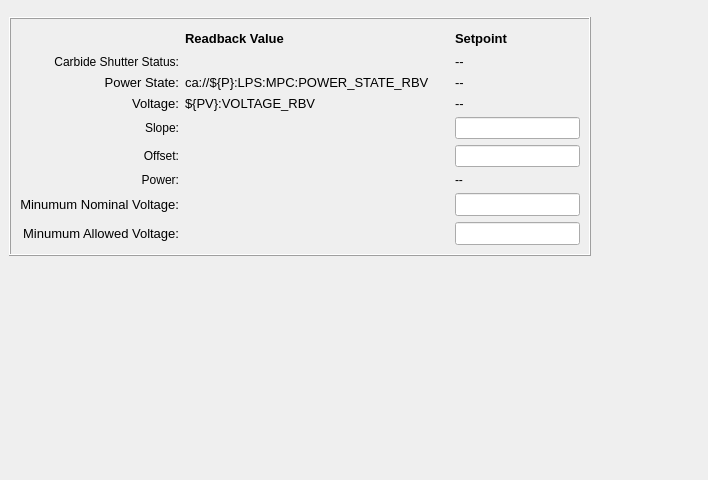
<?xml version="1.0" encoding="UTF-8"?>
<ui version="4.0">
 <class>Form</class>
 <widget class="QWidget" name="Form">
  <property name="geometry">
   <rect>
    <x>0</x>
    <y>0</y>
    <width>708</width>
    <height>480</height>
   </rect>
  </property>
  <property name="minimumSize">
   <size>
    <width>640</width>
    <height>480</height>
   </size>
  </property>
  <property name="windowTitle">
   <string>Form</string>
  </property>
  <layout class="QVBoxLayout" name="verticalLayout">
   <property name="leftMargin">
    <number>0</number>
   </property>
   <property name="rightMargin">
    <number>0</number>
   </property>
   <item>
    <widget class="PyDMEmbeddedDisplay" name="PyDMEmbeddedDisplay">
     <property name="sizePolicy">
      <sizepolicy hsizetype="Expanding" vsizetype="Fixed">
       <horstretch>0</horstretch>
       <verstretch>0</verstretch>
      </sizepolicy>
     </property>
     <property name="maximumSize">
      <size>
       <width>16777215</width>
       <height>30</height>
      </size>
     </property>
     <property name="toolTip">
      <string/>
     </property>
     <property name="frameShape">
      <enum>QFrame::NoFrame</enum>
     </property>
     <property name="macros" stdset="0">
      <string>{&quot;TITLE&quot;:&quot;Laser Expert: ${DEVICE}&quot;}</string>
     </property>
     <property name="filename" stdset="0">
      <string>./widgets/header.ui</string>
     </property>
    </widget>
   </item>
   <item>
    <layout class="QHBoxLayout" name="horizontalLayout">
     <property name="leftMargin">
      <number>9</number>
     </property>
     <property name="rightMargin">
      <number>9</number>
     </property>
     <item>
      <widget class="QFrame" name="frame">
       <property name="frameShape">
        <enum>QFrame::Box</enum>
       </property>
       <property name="frameShadow">
        <enum>QFrame::Raised</enum>
       </property>
       <layout class="QGridLayout" name="gridLayout">
        <item row="1" column="0">
         <widget class="PyDMLabel" name="PyDMLabel_10">
          <property name="toolTip">
           <string/>
          </property>
          <property name="text">
           <string>Carbide Shutter Status:</string>
          </property>
          <property name="alignment">
           <set>Qt::AlignRight|Qt::AlignTrailing|Qt::AlignVCenter</set>
          </property>
         </widget>
        </item>
        <item row="6" column="0">
         <widget class="PyDMLabel" name="PyDMLabel_18">
          <property name="toolTip">
           <string/>
          </property>
          <property name="text">
           <string>Power:</string>
          </property>
          <property name="alignment">
           <set>Qt::AlignRight|Qt::AlignTrailing|Qt::AlignVCenter</set>
          </property>
         </widget>
        </item>
        <item row="1" column="3">
         <widget class="PyDMLabel" name="PyDMLabel_12">
          <property name="font">
           <font>
            <pointsize>10</pointsize>
           </font>
          </property>
          <property name="toolTip">
           <string/>
          </property>
          <property name="text">
           <string>--</string>
          </property>
         </widget>
        </item>
        <item row="2" column="0">
         <widget class="PyDMLabel" name="PyDMLabel_13">
          <property name="font">
           <font>
            <pointsize>10</pointsize>
           </font>
          </property>
          <property name="toolTip">
           <string/>
          </property>
          <property name="text">
           <string>Power State:</string>
          </property>
          <property name="alignment">
           <set>Qt::AlignRight|Qt::AlignTrailing|Qt::AlignVCenter</set>
          </property>
         </widget>
        </item>
        <item row="8" column="1">
         <widget class="PyDMLabel" name="PyDMLabel_6">
          <property name="font">
           <font>
            <pointsize>10</pointsize>
           </font>
          </property>
          <property name="toolTip">
           <string/>
          </property>
          <property name="showUnits" stdset="0">
           <bool>true</bool>
          </property>
          <property name="channel" stdset="0">
           <string>${PV}:MIN_VOLTAGE_RBV</string>
          </property>
         </widget>
        </item>
        <item row="1" column="1">
         <widget class="PyDMLabel" name="PyDMLabel_11">
          <property name="font">
           <font>
            <pointsize>10</pointsize>
           </font>
          </property>
          <property name="toolTip">
           <string/>
          </property>
          <property name="alarmSensitiveContent" stdset="0">
           <bool>false</bool>
          </property>
          <property name="channel" stdset="0">
           <string>ca://${P}:LPS:CARBIDE_SHUTTER:ENABLE_RBV</string>
          </property>
         </widget>
        </item>
        <item row="6" column="3">
         <widget class="PyDMLabel" name="PyDMLabel_22">
          <property name="toolTip">
           <string/>
          </property>
          <property name="text">
           <string>--</string>
          </property>
         </widget>
        </item>
        <item row="7" column="1">
         <widget class="PyDMLabel" name="PyDMLabel_3">
          <property name="font">
           <font>
            <pointsize>10</pointsize>
           </font>
          </property>
          <property name="toolTip">
           <string/>
          </property>
          <property name="showUnits" stdset="0">
           <bool>true</bool>
          </property>
          <property name="channel" stdset="0">
           <string>${PV}:MIN_NOMINAL_VOLTAGE_RBV</string>
          </property>
         </widget>
        </item>
        <item row="0" column="2">
         <spacer name="horizontalSpacer">
          <property name="orientation">
           <enum>Qt::Horizontal</enum>
          </property>
          <property name="sizeType">
           <enum>QSizePolicy::Fixed</enum>
          </property>
          <property name="sizeHint" stdset="0">
           <size>
            <width>20</width>
            <height>20</height>
           </size>
          </property>
         </spacer>
        </item>
        <item row="5" column="1">
         <widget class="PyDMLabel" name="PyDMLabel_20">
          <property name="toolTip">
           <string/>
          </property>
          <property name="channel" stdset="0">
           <string>${PV}:SCALED_PWR_RBV.AOFF</string>
          </property>
         </widget>
        </item>
        <item row="2" column="1">
         <widget class="PyDMLabel" name="PyDMLabel_14">
          <property name="font">
           <font>
            <pointsize>10</pointsize>
           </font>
          </property>
          <property name="toolTip">
           <string/>
          </property>
          <property name="text">
           <string>ca://${P}:LPS:MPC:POWER_STATE_RBV</string>
          </property>
          <property name="channel" stdset="0">
           <string>ca://${P}:LPS:MPC:POWER_STATE_RBV</string>
          </property>
         </widget>
        </item>
        <item row="8" column="3">
         <widget class="PyDMLineEdit" name="PyDMLineEdit_2">
          <property name="sizePolicy">
           <sizepolicy hsizetype="Fixed" vsizetype="Fixed">
            <horstretch>0</horstretch>
            <verstretch>0</verstretch>
           </sizepolicy>
          </property>
          <property name="font">
           <font>
            <pointsize>10</pointsize>
           </font>
          </property>
          <property name="toolTip">
           <string/>
          </property>
          <property name="showUnits" stdset="0">
           <bool>true</bool>
          </property>
          <property name="channel" stdset="0">
           <string>${PV}:MIN_VOLTAGE</string>
          </property>
         </widget>
        </item>
        <item row="5" column="0">
         <widget class="PyDMLabel" name="PyDMLabel_17">
          <property name="toolTip">
           <string/>
          </property>
          <property name="text">
           <string>Offset:</string>
          </property>
          <property name="alignment">
           <set>Qt::AlignRight|Qt::AlignTrailing|Qt::AlignVCenter</set>
          </property>
         </widget>
        </item>
        <item row="4" column="1">
         <widget class="PyDMLabel" name="PyDMLabel_19">
          <property name="toolTip">
           <string/>
          </property>
          <property name="channel" stdset="0">
           <string>${PV}:SCALED_PWR_RBV.ASLO</string>
          </property>
         </widget>
        </item>
        <item row="3" column="1">
         <widget class="PyDMLabel" name="PyDMLabel_8">
          <property name="font">
           <font>
            <pointsize>10</pointsize>
           </font>
          </property>
          <property name="toolTip">
           <string/>
          </property>
          <property name="text">
           <string>${PV}:VOLTAGE_RBV</string>
          </property>
          <property name="precision" stdset="0">
           <number>0</number>
          </property>
          <property name="showUnits" stdset="0">
           <bool>true</bool>
          </property>
          <property name="precisionFromPV" stdset="0">
           <bool>true</bool>
          </property>
          <property name="alarmSensitiveContent" stdset="0">
           <bool>false</bool>
          </property>
          <property name="channel" stdset="0">
           <string>${PV}:VOLTAGE_RBV</string>
          </property>
         </widget>
        </item>
        <item row="0" column="3">
         <widget class="PyDMLabel" name="PyDMLabel_5">
          <property name="font">
           <font>
            <pointsize>10</pointsize>
            <weight>75</weight>
            <bold>true</bold>
           </font>
          </property>
          <property name="toolTip">
           <string/>
          </property>
          <property name="text">
           <string>Setpoint</string>
          </property>
         </widget>
        </item>
        <item row="3" column="0">
         <widget class="PyDMLabel" name="PyDMLabel_7">
          <property name="font">
           <font>
            <pointsize>10</pointsize>
           </font>
          </property>
          <property name="toolTip">
           <string/>
          </property>
          <property name="text">
           <string>Voltage:</string>
          </property>
          <property name="alignment">
           <set>Qt::AlignRight|Qt::AlignTrailing|Qt::AlignVCenter</set>
          </property>
         </widget>
        </item>
        <item row="2" column="3">
         <widget class="PyDMLabel" name="PyDMLabel_15">
          <property name="font">
           <font>
            <pointsize>10</pointsize>
           </font>
          </property>
          <property name="toolTip">
           <string/>
          </property>
          <property name="text">
           <string>--</string>
          </property>
         </widget>
        </item>
        <item row="7" column="0">
         <widget class="PyDMLabel" name="PyDMLabel_2">
          <property name="font">
           <font>
            <pointsize>10</pointsize>
           </font>
          </property>
          <property name="toolTip">
           <string/>
          </property>
          <property name="text">
           <string>Minumum Nominal Voltage:</string>
          </property>
          <property name="alignment">
           <set>Qt::AlignRight|Qt::AlignTrailing|Qt::AlignVCenter</set>
          </property>
         </widget>
        </item>
        <item row="7" column="3">
         <widget class="PyDMLineEdit" name="PyDMLineEdit">
          <property name="sizePolicy">
           <sizepolicy hsizetype="Fixed" vsizetype="Fixed">
            <horstretch>0</horstretch>
            <verstretch>0</verstretch>
           </sizepolicy>
          </property>
          <property name="font">
           <font>
            <pointsize>10</pointsize>
           </font>
          </property>
          <property name="toolTip">
           <string/>
          </property>
          <property name="showUnits" stdset="0">
           <bool>true</bool>
          </property>
          <property name="channel" stdset="0">
           <string>${PV}:MIN_NOMINAL_VOLTAGE</string>
          </property>
         </widget>
        </item>
        <item row="3" column="3">
         <widget class="PyDMLabel" name="PyDMLabel_9">
          <property name="font">
           <font>
            <pointsize>10</pointsize>
           </font>
          </property>
          <property name="toolTip">
           <string/>
          </property>
          <property name="text">
           <string>--</string>
          </property>
         </widget>
        </item>
        <item row="8" column="0">
         <widget class="PyDMLabel" name="PyDMLabel">
          <property name="font">
           <font>
            <pointsize>10</pointsize>
           </font>
          </property>
          <property name="toolTip">
           <string/>
          </property>
          <property name="text">
           <string>Minumum Allowed Voltage:</string>
          </property>
          <property name="alignment">
           <set>Qt::AlignRight|Qt::AlignTrailing|Qt::AlignVCenter</set>
          </property>
         </widget>
        </item>
        <item row="0" column="1">
         <widget class="PyDMLabel" name="PyDMLabel_4">
          <property name="font">
           <font>
            <pointsize>10</pointsize>
            <weight>75</weight>
            <bold>true</bold>
           </font>
          </property>
          <property name="toolTip">
           <string/>
          </property>
          <property name="text">
           <string>Readback Value</string>
          </property>
         </widget>
        </item>
        <item row="6" column="1">
         <widget class="PyDMLabel" name="PyDMLabel_21">
          <property name="toolTip">
           <string/>
          </property>
          <property name="showUnits" stdset="0">
           <bool>true</bool>
          </property>
          <property name="channel" stdset="0">
           <string>${PV}:SCALED_PWR_RBV</string>
          </property>
         </widget>
        </item>
        <item row="4" column="0">
         <widget class="PyDMLabel" name="PyDMLabel_16">
          <property name="toolTip">
           <string/>
          </property>
          <property name="text">
           <string>Slope:</string>
          </property>
          <property name="alignment">
           <set>Qt::AlignRight|Qt::AlignTrailing|Qt::AlignVCenter</set>
          </property>
         </widget>
        </item>
        <item row="5" column="3">
         <widget class="PyDMLineEdit" name="PyDMLineEdit_3">
          <property name="toolTip">
           <string/>
          </property>
          <property name="channel" stdset="0">
           <string>${PV}:SCALED_PWR_RBV.AOFF</string>
          </property>
         </widget>
        </item>
        <item row="4" column="3">
         <widget class="PyDMLineEdit" name="PyDMLineEdit_4">
          <property name="toolTip">
           <string/>
          </property>
          <property name="channel" stdset="0">
           <string>${PV}:SCALED_PWR_RBV.ASLO</string>
          </property>
         </widget>
        </item>
       </layout>
      </widget>
     </item>
     <item>
      <spacer name="horizontalSpacer_2">
       <property name="orientation">
        <enum>Qt::Horizontal</enum>
       </property>
       <property name="sizeHint" stdset="0">
        <size>
         <width>40</width>
         <height>20</height>
        </size>
       </property>
      </spacer>
     </item>
    </layout>
   </item>
   <item>
    <spacer name="verticalSpacer">
     <property name="orientation">
      <enum>Qt::Vertical</enum>
     </property>
     <property name="sizeHint" stdset="0">
      <size>
       <width>20</width>
       <height>40</height>
      </size>
     </property>
    </spacer>
   </item>
  </layout>
 </widget>
 <customwidgets>
  <customwidget>
   <class>PyDMLabel</class>
   <extends>QLabel</extends>
   <header>pydm.widgets.label</header>
  </customwidget>
  <customwidget>
   <class>PyDMEmbeddedDisplay</class>
   <extends>QFrame</extends>
   <header>pydm.widgets.embedded_display</header>
  </customwidget>
  <customwidget>
   <class>PyDMLineEdit</class>
   <extends>QLineEdit</extends>
   <header>pydm.widgets.line_edit</header>
  </customwidget>
 </customwidgets>
 <resources/>
 <connections/>
</ui>
